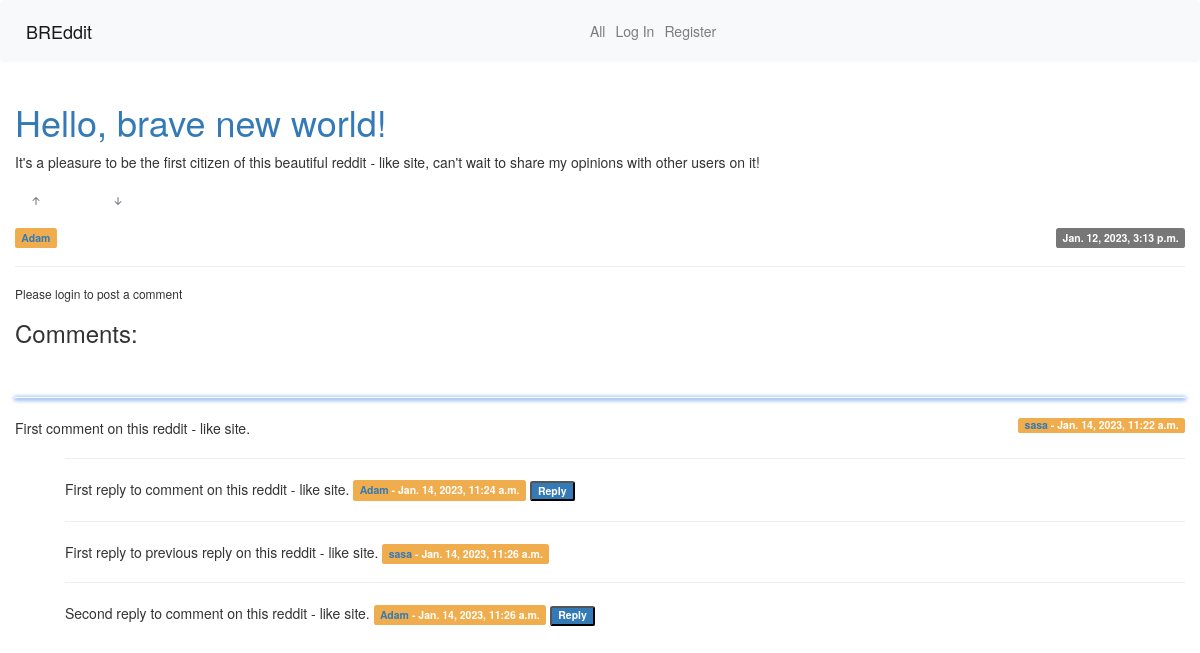
Screenshot of /post/8 with the database file from the repository.
### network/models.py (models this page shows, shortened)
class Postovi(VoteModel,models.Model):
    title = models.CharField(max_length = 32)
    post1 = models.CharField(max_length = 140)
    userid = models.ForeignKey(User, on_delete=models.CASCADE, related_name="korisnici")
    date = models.DateTimeField()
    likes = models.IntegerField()
    username = models.CharField(max_length = 24)

class Komentar(VoteModel,models.Model):
    Iid= models.AutoField(primary_key=True)
    comment=models.TextField(max_length=240)
    user=models.ForeignKey(User, on_delete=models.CASCADE)
    post=models.ForeignKey(Postovi, on_delete=models.CASCADE)
    parent=models.ForeignKey('self',on_delete=models.CASCADE, null=True )
    timestamp= models.DateTimeField(default=now)

class User(AbstractUser):
    pass

### network/views.py (the view)
# urls.py: path("post/<int:postid>", views.post, name="post"),
def post(request, postid):
    post = Postovi.objects.get(pk=postid)
    usercu = request.user.id
    comments= Komentar.objects.filter(post = postid, parent_id=None)
    replies= Komentar.objects.filter(post =postid).exclude(parent=None)
    replyDict = {}
    for reply in replies:
        if reply.parent_id not in replyDict.keys():
            replyDict[reply.parent_id]=[reply]
        else:
            replyDict[reply.parent_id].append(reply)
    commentform = CommentForm()
    return render(request, "network/post.html",{
        "post":post,
        "usercu":usercu,
        "comments": comments,
        "replies" : replyDict,
        "commentform": commentform,
    })

### network/templates/network/post.html (shortened to what this page needs)
{% extends "network/layout.html" %}
{% block body %}
{% load crispy_forms_tags %}
<link rel="stylesheet" href="styles.css">
<link href="//netdna.bootstrapcdn.com/bootstrap/3.0.0/css/bootstrap.min.css" rel="stylesheet" id="bootstrap-css">
<link href="https://maxcdn.bootstrapcdn.com/bootstrap/3.3.6/css/bootstrap.min.css" rel="stylesheet"/>
<div class="container col-lg-12">
    <h1>
      <a href="{% url 'reddit:post' post.id %}">
        {{ post.title }}
      </a>
    </h1>
    <p>{{ post.post1 }}</p>
    <ul class="list-inline text-center d-flex justify-content-left align-items-center">
      <li class="list-inline-item">
        <span>
            <form method="post"  action="{% url 'reddit:voting' post.id %}">
                <button type="submit" name="upvote" class="btn btn-outline-secondary">
                  <svg xmlns="http://www.w3.org/2000/svg" width="16" height="16" fill="currentColor" class="bi bi-arrow-up-short" viewBox="0 0 16 16">
                      <path fill-rule="evenodd" d="M8 12a.5.5 0 0 0 .5-.5V5.707l2.146 2.147a.5.5 0 0 0 .708-.708l-3-3a.5.5 0 0 0-.708 0l-3 3a.5.5 0 1 0 .708.708L7.5 5.707V11.5a.5.5 0 0 0 .5.5z"></path>
                  </svg>
                </button>
            </form>
        </span>
      </li>
      <span>
        <form method="post" action="{% url 'reddit:voting' post.id %}">
            <button type="submit" name="downvote" class="btn btn-outline-secondary">
                <svg xmlns="http://www.w3.org/2000/svg" width="16" height="16" fill="currentColor" class="bi bi-arrow-down-short" viewBox="0 0 16 16">
                    <path fill-rule="evenodd" d="M8 4a.5.5 0 0 1 .5.5v5.793l2.146-2.147a.5.5 0 0 1 .708.708l-3 3a.5.5 0 0 1-.708 0l-3-3a.5.5 0 1 1 .708-.708L7.5 10.293V4.5A.5.5 0 0 1 8 4z"></path>
                </svg>
            </button>
          </form>
      </span>
  </ul>
<span class="label label-warning"><a href="{% url 'reddit:profile' post.userid_id %}" >{{ post.username }}</a></span>
<div class="pull-right"><span class="label label-default">{{ post.date }}</span>
    </div>
    <hr>
<div>
    {% if user.is_authenticated %}
  <div>
  <button data-toggle="collapse" href="#collapse0" class="label label-primary" type="submit">Add a comment</button>
    <div id="collapse0" class="panel-collapse collapse">
      <div class="panel-body">
        <form action="{% url 'reddit:comment' post.id %}" method="post">
          {% csrf_token %}
            <div class="container">
                <div class="row">
                    <div class="col-xs-4">
                        {{ commentform|crispy }}
                    </div>
                        <input type="hidden" name="nesto" placeholder="Enter your reply here">
                        <button type="submit" class="btn btn-primary">Submit</button>
                </div>
            </div>
        </form>
      </div>
    </div>
</div>
{% else %}
    <h6>Please login to post a comment</h6>
{% endif %}
</div>
<h3>Comments:</h3>
<br>
{% for comment in comments %}
    <hr class="dash">
    {{comment.comment}}
    <span class="label label-warning pull-right"><a href="{% url 'reddit:profile' post.userid_id %}" >{{ comment.user }}</a>  - {{ comment.timestamp }}</span>
    {% for key, value in replies.items %}
      {% if key == comment.Iid %}
        {% for rep in value %}
        <div style="margin-left: 50px">
          <hr>
              {{ rep.comment }}
              <span class="label label-warning "><a href="{% url 'reddit:profile' post.userid_id %}" >{{ rep.user }}</a>  - {{ rep.timestamp }}</span>
              <button data-toggle="collapse" href="#collapse{{ rep.Iid }}" class="replay label label-primary" type="submit">Reply</button>
      </div>
      {% for key, value in replies.items %}
      {% if key == rep.Iid %}
        {% for rep in value %}
        <div style="margin-left: 50px">
          <hr>
              {{ rep.comment }}
              <span class="label label-warning "><a href="{% url 'reddit:profile' post.userid_id %}" >{{ rep.user }}</a>  - {{ rep.timestamp }}</span>
      </div>
        {% endfor %}
      {% endif %}
    {% endfor %}
        {% endfor %}
      {% endif %}
    {% endfor %}
{% endfor %}
</div>
</div>
{% endblock %}

### network/static/network/styles.css (style rules this page uses)
.dash { border: none; height: 1px; box-shadow: 0 1px 4px 1px cornflowerblue; }

### rows the page displays
Postovi: title "Hello, brave new world!", post1 "It's a pleasure to be the first citizen of this beautiful reddit - like site, can't wait to share my opinions with other users on it!", username "Adam", date "Jan. 12, 2023, 3:13 p.m."
Komentar: comment "First comment on this reddit - like site.", user "sasa", timestamp "Jan. 14, 2023, 11:22 a.m."
Komentar: comment "First reply to comment on this reddit - like site.", user "Adam", timestamp "Jan. 14, 2023, 11:24 a.m."
Komentar: comment "First reply to previous reply on this reddit - like site.", user "sasa", timestamp "Jan. 14, 2023, 11:26 a.m."
Komentar: comment "Second reply to comment on this reddit - like site.", user "Adam", timestamp "Jan. 14, 2023, 11:26 a.m."
